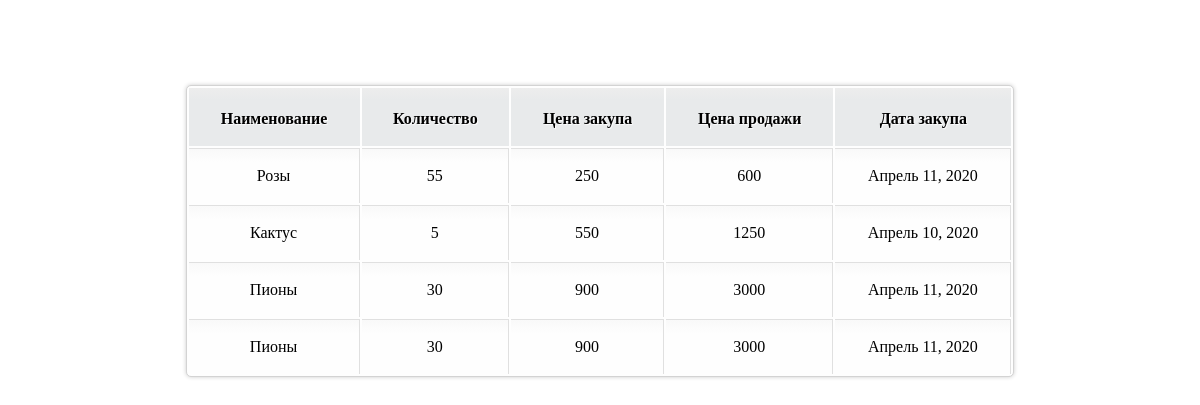
The app's page /landing/, older data.
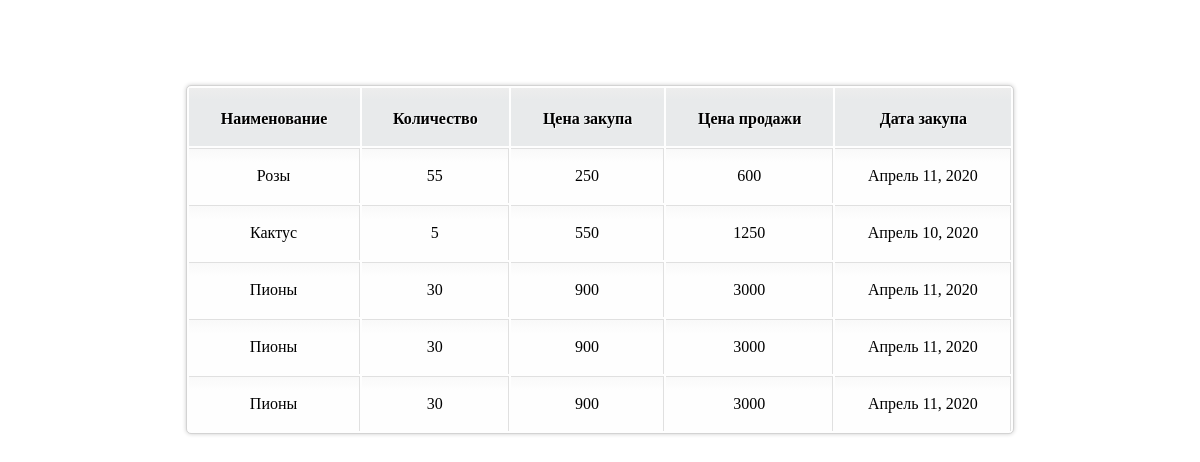
The same page, newer data.
### mysite/apps/landing/models.py (models this page shows, shortened)
class landing(models.Model):
	object_name = models.CharField('Наименование', max_length = 50)
	object_value = models.PositiveSmallIntegerField('Количество')
	object_priceBuy = models.PositiveIntegerField('Стоимость Покупки')
	object_priceSell = models.PositiveIntegerField('Стоимость Продажи')
	object_date = models.DateField('Дата')
	class Meta:
		verbose_name = 'Товар'
		verbose_name_plural = 'Товары'

### mysite/apps/landing/views.py (the view)
# urls.py: path('', views.index, name='index'),
def index(request):
	all_objects = landing.objects.all()
	return render(request, 'landing/list.html', {'all_objects': all_objects})

### mysite/templates/landing/list.html (shortened to what this page needs)
﻿{% extends 'base.html' %}
{% block content %}
<table   align="center" width="80%">
<tr >
<th>Наименование</th>
<th>Количество</th>
<th>Цена закупа</th>
<th>Цена продажи</th>
<th>Дата закупа</th>
</tr>
{% if all_objects %}
    {% for a in all_objects %}
<tr >
<td>{{a.object_name}}</td>
<td>{{a.object_value}}</td>
<td>{{a.object_priceBuy}}</td>
<td>{{a.object_priceSell}}</td>
<td>{{a.object_date}}</td>
</tr>
 {% endfor %}
</table>
  {% else %}
      Товары не найдены!
  {% endif %}
{% endblock %}

### mysite/templates/base.html (shortened to what this page needs)
<!DOCTYPE html>
<html lang="en">
<head>
</head>
<body>
			{% block content %}{% endblock %}
</body>
</html>

### mysite/templates/landing/list.html (style rules this page uses)
table { overflow:hidden; border:1px solid #d3d3d3; background:#fefefe; width:70%; margin:5% auto 0; -moz-border-radius:5px; -webkit-border-radius:5px; border-radius:5px; -moz-box-shadow: 0 0 4px rgba(0, 0, 0, 0.2); -webkit-box-shadow: 0 0 4px rgba(0, 0, 0, 0.2); }
th, td { padding:18px 28px 18px; text-align:center; }
th { padding-top:22px; text-shadow: 1px 1px 1px #fff; background:#e8eaeb; }
td { border-top:1px solid #e0e0e0; border-right:1px solid #e0e0e0; }
td { background: -moz-linear-gradient(100% 25% 90deg, #fefefe, #f9f9f9); background: -webkit-gradient(linear, 0% 0%, 0% 25%, from(#f9f9f9), to(#fefefe)); }
th { background: -moz-linear-gradient(100% 20% 90deg, #e8eaeb, #ededed); background: -webkit-gradient(linear, 0% 0%, 0% 20%, from(#ededed), to(#e8eaeb)); }

Row changes from the older to the newer data that the page shows:
added landing: object_name "Пионы", object_value "30", object_priceBuy "900", object_priceSell "3000", object_date "Апрель 11, 2020"
